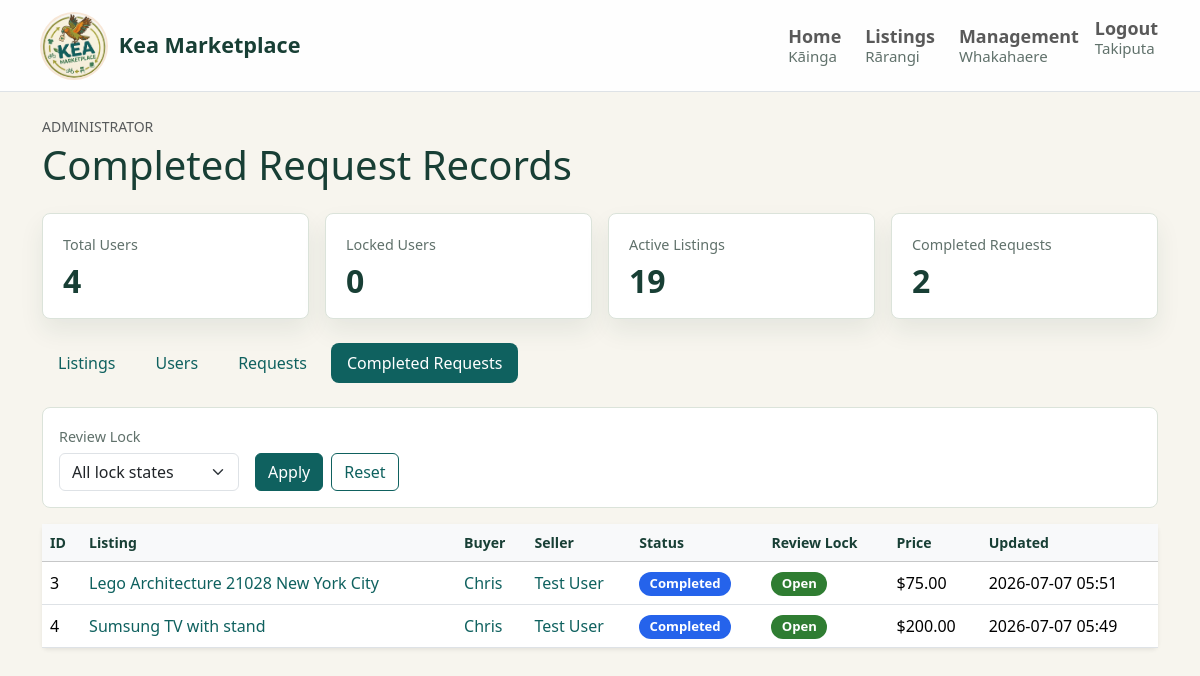
Page /admin/requests/completed (signed in) on the committed database.
### tables this page shows
CREATE TABLE requests (
    id INTEGER PRIMARY KEY AUTOINCREMENT,
    listing_id INTEGER NOT NULL,
    buyer_id INTEGER NOT NULL,
    seller_id INTEGER NOT NULL,
    status TEXT NOT NULL DEFAULT 'pending',
    is_locked INTEGER NOT NULL DEFAULT 0,
    message TEXT,
    created_at TEXT NOT NULL,
    updated_at TEXT NOT NULL,
    FOREIGN KEY (listing_id) REFERENCES listings(id),
    FOREIGN KEY (buyer_id) REFERENCES users(id),
    FOREIGN KEY (seller_id) REFERENCES users(id)
);

CREATE TABLE listings (
    id INTEGER PRIMARY KEY AUTOINCREMENT,
    seller_id INTEGER NOT NULL,
    category_id INTEGER NOT NULL,
    image_url TEXT NOT NULL,
    title TEXT NOT NULL,
    description TEXT NOT NULL,
    condition TEXT NOT NULL,
    price REAL NOT NULL,
    status TEXT NOT NULL DEFAULT 'available',
    created_at TEXT NOT NULL,
    updated_at TEXT NOT NULL,
    FOREIGN KEY (seller_id) REFERENCES users(id),
    FOREIGN KEY (category_id) REFERENCES categories(id)
);

CREATE TABLE users (
    id INTEGER PRIMARY KEY AUTOINCREMENT,
    display_name TEXT NOT NULL,
    full_name TEXT NOT NULL,
    date_of_birth TEXT NOT NULL,
    email TEXT NOT NULL UNIQUE,
    phone_number TEXT,
    preferred_contact_method TEXT NOT NULL,
    password_hash TEXT NOT NULL,
    role TEXT NOT NULL DEFAULT 'user',
    is_locked INTEGER NOT NULL DEFAULT 0,
    bio TEXT,
    created_at TEXT NOT NULL
);

### routes/admin_routes.py (the view)
@admin_bp.get("/admin/requests/completed")
@admin_required
def view_completed_requests() -> str:
    filters = {
        "lock": request.args.get("lock", ""),
    }
    return render_template(
        "admin/completed_requests.html",
        admin_summary=admin_service.get_admin_summary(),
        filters=filters,
        requests=admin_service.get_admin_completed_requests(filters),
    )

### models/db.py (called while the page is built)
def get_db() -> sqlite3.Connection:
    return DatabaseManager().get_connection()

    def __new__(cls):
        if cls._instance is None:
            cls._instance = super().__new__(cls)
        return cls._instance

    def get_connection(self) -> sqlite3.Connection:
        if "db" not in g:
            g.db = sqlite3.connect(current_app.config["DATABASE_PATH"])
            g.db.row_factory = sqlite3.Row
        return g.db

    def close_connection(self) -> None:
        db = g.pop("db", None)
        if db is not None:
            db.close()

### services/admin_service.py (called while the page is built)
    def get_admin_completed_requests(
        self,
        filters: Optional[Mapping[str, str]] = None,
    ) -> List[Dict[str, Any]]:
        requests = self._get_admin_request_rows(
            "WHERE requests.status = ?",
            [REQUEST_STATUS_COMPLETED],
        )
        return self._filter_admin_requests(requests, filters or {})

    def _get_admin_request_rows(
        self,
        where_clause: str,
        parameters: List[Any],
    ) -> List[Dict[str, Any]]:
        db = get_db()
        requests = db.execute(
            ADMIN_REQUESTS_SQL.format(where_clause=where_clause),
            parameters,
        ).fetchall()
        return [self._serialize_admin_request(row) for row in requests]

    @staticmethod
    def _serialize_admin_request(row) -> Dict[str, Any]:
        request = dict(row)
        request["status_label"] = str(request["status"]).title()
        request["lock_status_label"] = "Locked" if request["is_locked"] else "Open"
        request["status_badge_class"] = request_status_badge_class(
            request["status"],
        )
        request["lock_badge_class"] = lock_status_badge_class(request["is_locked"])
        request["listing_price_label"] = "{0:.2f}".format(request["listing_price"])
        request["created_at_label"] = str(request["created_at"]).replace("T", " ")[:16]
        request["updated_at_label"] = str(request["updated_at"]).replace("T", " ")[:16]
        return request

### utils/status_badges.py (called while the page is built)
def request_status_badge_class(status: str) -> str:
    return REQUEST_STATUS_BADGE_CLASSES.get(status, DEFAULT_STATUS_BADGE_CLASS)

def lock_status_badge_class(is_locked: bool) -> str:
    if is_locked:
        return "status-badge status-badge--locked"
    return "status-badge status-badge--available"

### templates/admin/completed_requests.html (shortened to what this page needs)
{% extends "base.html" %}
{% block content %}
<section class="mb-4">
    <p class="text-uppercase small text-muted mb-1">Administrator</p>
    <h1 class="mb-2">Completed Request Records</h1>
</section>
{% include "admin/_summary_cards.html" %}
{% set active_section = 'completed_requests' %}
{% include "admin/_management_nav.html" %}
<form class="admin-filter-bar mb-3" method="get">
    <div>
        <label class="form-label" for="lock-filter">Review Lock</label>
        <select class="form-select" id="lock-filter" name="lock">
            <option value="">All lock states</option>
        </select>
    </div>
    <div class="admin-filter-actions">
        <button class="btn btn-primary" type="submit">Apply</button>
        <a
            class="btn btn-outline-primary"
            href="{{ url_for('admin.view_completed_requests') }}"
        >
            Reset
        </a>
    </div>
</form>
{% set empty_title = "No completed request records found" %}
{% set empty_message = "Completed buyer-seller requests will appear here." %}
{% include "admin/_request_table.html" %}
{% endblock %}

### templates/admin/_request_table.html (shortened to what this page needs)
{% if requests %}
    <div class="card border-0 shadow-sm">
        <div class="table-responsive">
            <table class="table table-hover align-middle mb-0 admin-table">
                <thead class="table-light">
                    <tr>
                        <th scope="col">ID</th>
                        <th scope="col">Listing</th>
                        <th scope="col">Buyer</th>
                        <th scope="col">Seller</th>
                        <th scope="col">Status</th>
                        <th scope="col">Review Lock</th>
                        <th scope="col">Price</th>
                        <th scope="col">Updated</th>
                    </tr>
                </thead>
                <tbody>
                    {% for purchase_request in requests %}
                        <tr>
                            <td>{{ purchase_request.id }}</td>
                            <td>
                                <a
                                    class="text-decoration-none"
                                    href="{{
                                        url_for(
                                            'listings.view_listing_detail',
                                            listing_id=purchase_request.listing_id
                                        )
                                    }}"
                                >
                                    {{ purchase_request.listing_title }}
                                </a>
                            </td>
                            <td>
                                <a
                                    class="text-decoration-none"
                                    href="{{
                                        url_for(
                                            'profiles.view_public_profile',
                                            user_id=purchase_request.buyer_id
                                        )
                                    }}"
                                >
                                    {{ purchase_request.buyer_name }}
                                </a>
                            </td>
                            <td>
                                <a
                                    class="text-decoration-none"
                                    href="{{
                                        url_for(
                                            'profiles.view_public_profile',
                                            user_id=purchase_request.seller_id
                                        )
                                    }}"
                                >
                                    {{ purchase_request.seller_name }}
                                </a>
                            </td>
                            <td>
                                <span class="badge {{ purchase_request.status_badge_class }}">
                                    {{ purchase_request.status_label }}
                                </span>
                            </td>
                            <td>
                                <span class="badge {{ purchase_request.lock_badge_class }}">
                                    {{ purchase_request.lock_status_label }}
                                </span>
                            </td>
                            <td>${{ purchase_request.listing_price_label }}</td>
                            <td>{{ purchase_request.updated_at_label }}</td>
                        </tr>
                    {% endfor %}
                </tbody>
            </table>
        </div>
    </div>
{% endif %}

### static/css/main.css (style rules this page uses)
:root { --kea-bg: #f7f5ee; --kea-surface: #ffffff; --kea-surface-soft: #eef4ec; --kea-heading: #183f35; --kea-text: #20322e; --kea-muted: #60716b; --kea-teal: #0f615f; --kea-teal-dark: #0a4744; --kea-green: #678328; --kea-orange: #d97922; --kea-border: #dbe3da; --kea-shadow: rgba(24, 63, 53, 0.08); }
body { background-color: var(--kea-bg); color: var(--kea-text); }
a { color: var(--kea-teal); }
h1, h2, h3, .h1, .h2, .h3 { color: var(--kea-heading); }
.card, .list-group-item { border-color: var(--kea-border); }
.card { background-color: var(--kea-surface); }
.btn-primary { --bs-btn-bg: var(--kea-teal); --bs-btn-border-color: var(--kea-teal); --bs-btn-hover-bg: var(--kea-teal-dark); --bs-btn-hover-border-color: var(--kea-teal-dark); --bs-btn-active-bg: var(--kea-teal-dark); --bs-btn-active-border-color: var(--kea-teal-dark); --bs-btn-disabled-bg: var(--kea-teal); --bs-btn-disabled-border-color: var(--kea-teal); }
.btn-outline-primary { --bs-btn-color: var(--kea-teal); --bs-btn-border-color: var(--kea-teal); --bs-btn-hover-bg: var(--kea-teal); --bs-btn-hover-border-color: var(--kea-teal); --bs-btn-active-bg: var(--kea-teal-dark); --bs-btn-active-border-color: var(--kea-teal-dark); }
.status-badge { display: inline-flex; align-items: center; min-height: 1.55rem; padding: 0.35rem 0.65rem; border-radius: 999px; font-size: 0.82rem; font-weight: 700; line-height: 1; white-space: nowrap; }
.status-badge--available { background-color: #2f7d32; color: #fff; }
.status-badge--completed { background-color: #2563eb; color: #fff; }
.admin-filter-bar { display: grid; grid-template-columns: repeat(auto-fit, minmax(180px, max-content)); align-items: end; gap: 1rem; padding: 1rem; border: 1px solid var(--kea-border); border-radius: 8px; background: var(--kea-surface); }
.admin-filter-bar .form-label { margin-bottom: 0.35rem; color: var(--kea-muted); font-size: 0.9rem; }
.admin-filter-bar .form-select { min-width: 180px; }
.admin-filter-actions { display: flex; flex-wrap: wrap; gap: 0.5rem; }
.admin-table thead th { color: var(--kea-heading); font-size: 0.88rem; white-space: nowrap; }

### rows in the picture
requests: id "3", listing_title "Lego Architecture 21028 New York City", buyer_name "Chris", seller_name "Test User", status_label "Completed", lock_status_label "Open", listing_price_label "75.00", updated_at_label "2026-07-07 05:51"
requests: id "4", listing_title "Sumsung TV with stand", buyer_name "Chris", seller_name "Test User", status_label "Completed", lock_status_label "Open", listing_price_label "200.00", updated_at_label "2026-07-07 05:49"

### other values in the picture
{{ admin_summary.total_users }} "4"
{{ admin_summary.locked_users }} "0"
{{ admin_summary.active_listings }} "19"
{{ admin_summary.completed_requests }} "2"
